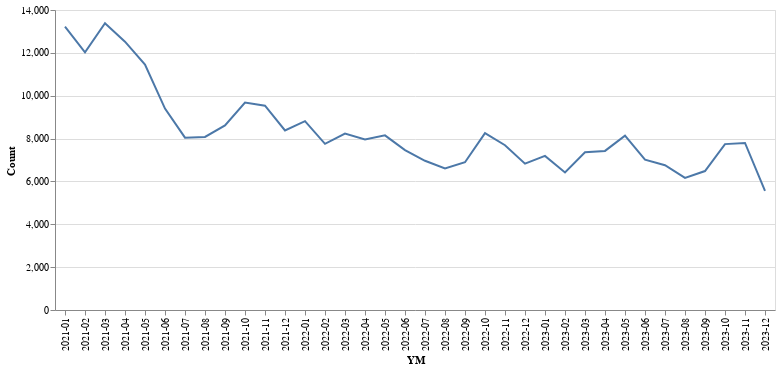

The code cell stored with this chart in its notebook:
### Code cell
df_plot = (
    df_ma.with_columns(
        pl.col("CreationDate").cast(pl.Datetime),
        pl.col("LastActivityDate").cast(pl.Datetime),
    )
    .with_columns(pl.col("CreationDate").dt.strftime("%Y-%m").alias("YM"))
    # .filter(pl.col("Tags").str.contains("java"))
    .group_by("YM")
    .agg(pl.len().alias("Count"))
    .sort("YM")
)
df_plot.plot.line(x="YM", y="Count")

### Figure 1 — Vega-Lite specification as saved in the notebook (floating-point values rounded to 4 significant figures)
{"config": {"view": {"continuousWidth": 300, "continuousHeight": 300}}, "data": {"name": "data-bf116ac9166531755a4e2fc5e0f9be8a"}, "mark": {"type": "line", "tooltip": true}, "encoding": {"x": {"field": "YM", "type": "nominal"}, "y": {"field": "Count", "type": "quantitative"}}, "params": [{"name": "param_5", "select": {"type": "interval", "encodings": ["x", "y"]}, "bind": "scales"}], "$schema": "https://vega.github.io/schema/vega-lite/v5.20.1.json", "datasets": {"data-bf116ac9166531755a4e2fc5e0f9be8a": [{"YM": "2021-01", "Count": 13221}, {"YM": "2021-02", "Count": 12028}, {"YM": "2021-03", "Count": 13384}, {"YM": "2021-04", "Count": 12520}, {"YM": "2021-05", "Count": 11456}, {"YM": "2021-06", "Count": 9401}, {"YM": "2021-07", "Count": 8044}, {"YM": "2021-08", "Count": 8078}, {"YM": "2021-09", "Count": 8614}, {"YM": "2021-10", "Count": 9684}, {"YM": "2021-11", "Count": 9534}, {"YM": "2021-12", "Count": 8381}, {"YM": "2022-01", "Count": 8811}, {"YM": "2022-02", "Count": 7754}, {"YM": "2022-03", "Count": 8235}, {"YM": "2022-04", "Count": 7955}, {"YM": "2022-05", "Count": 8151}, {"YM": "2022-06", "Count": 7461}, {"YM": "2022-07", "Count": 6963}, {"YM": "2022-08", "Count": 6607}, {"YM": "2022-09", "Count": 6897}, {"YM": "2022-10", "Count": 8256}, {"YM": "2022-11", "Count": 7690}, {"YM": "2022-12", "Count": 6827}, {"YM": "2023-01", "Count": 7193}, {"YM": "2023-02", "Count": 6420}, {"YM": "2023-03", "Count": 7359}, {"YM": "2023-04", "Count": 7424}, {"YM": "2023-05", "Count": 8136}, {"YM": "2023-06", "Count": 7018}, {"YM": "2023-07", "Count": 6759}, {"YM": "2023-08", "Count": 6163}, {"YM": "2023-09", "Count": 6485}, {"YM": "2023-10", "Count": 7741}, {"YM": "2023-11", "Count": 7794}, {"YM": "2023-12", "Count": 5556}]}}
